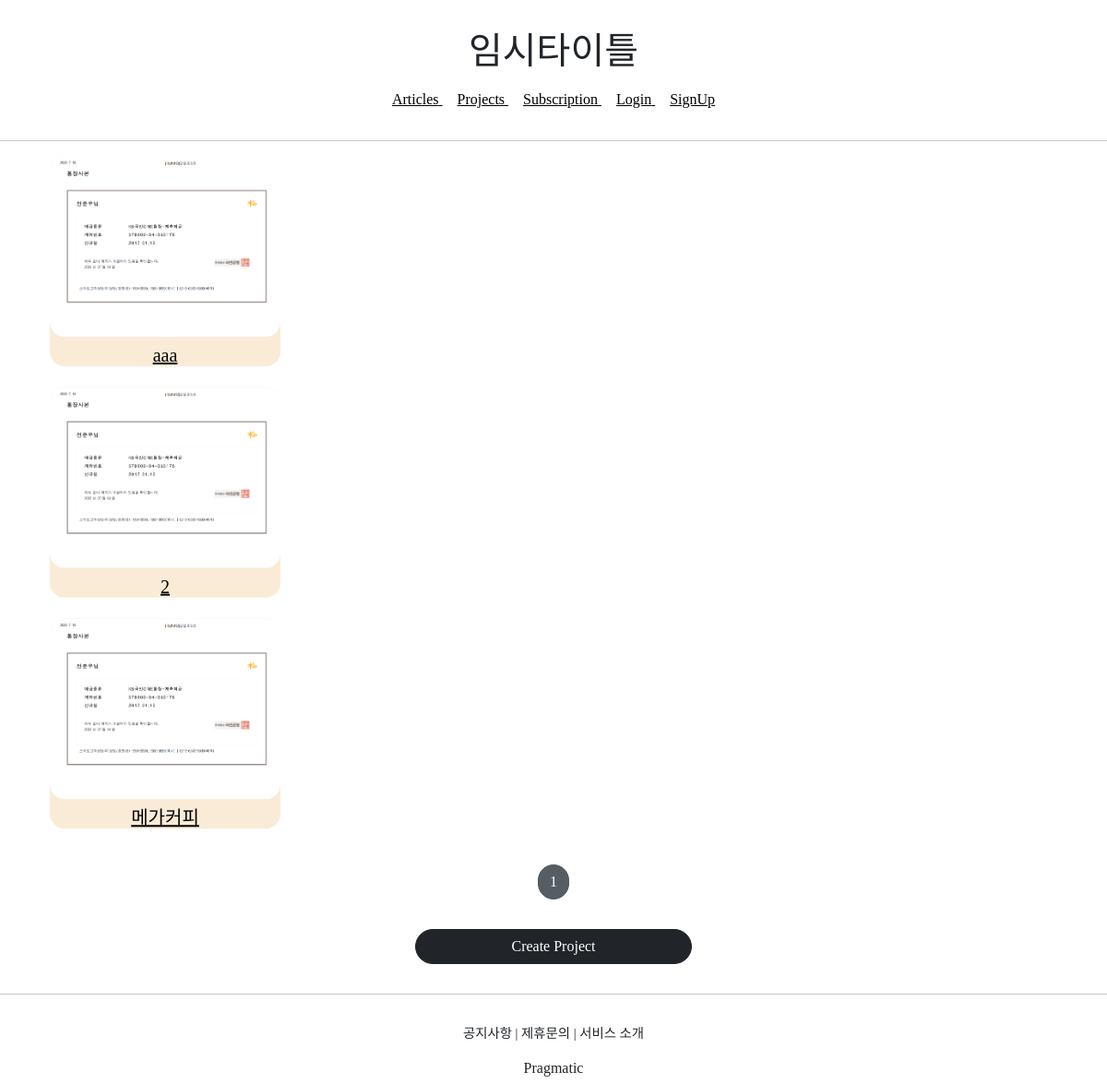
Page /projects/list/ on the earlier database version.
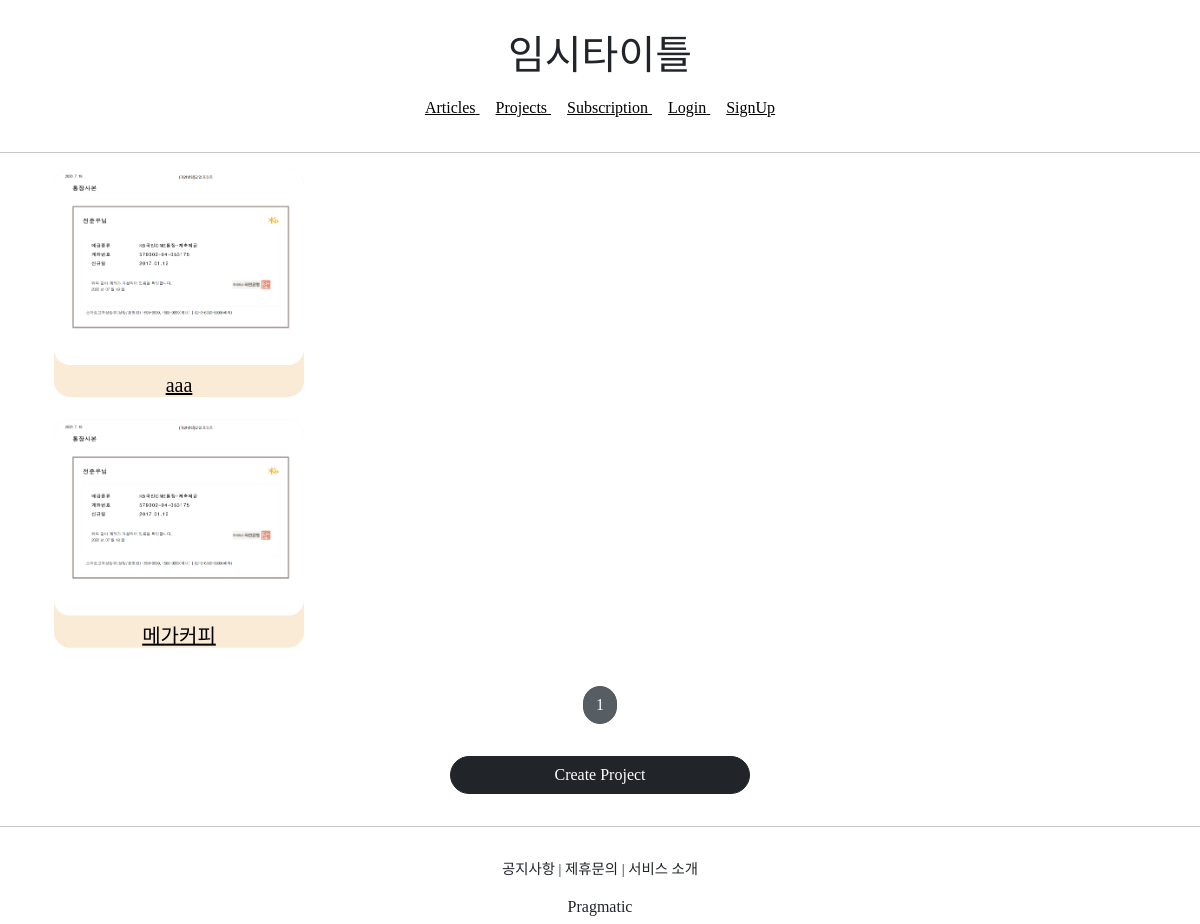
Same page on the later database version.
### projectapp/models.py (models this page shows, shortened)
class Project(models.Model):
    image = models.ImageField(upload_to='project/', null=False)
    title = models.CharField(max_length=20, null=False)
    description = models.CharField(max_length=200, null=True)
    created_at = models.DateTimeField(auto_now=True)

### projectapp/views.py (the view)
# urls.py: path('list/', ProjectListView.as_view(), name='list'),
class ProjectListView(ListView):
    model = Project
    context_object_name = 'project_list'
    template_name = 'projectapp/list.html'
    paginate_by = 25

### projectapp/templates/projectapp/list.html (shortened to what this page needs)
{% extends 'base.html' %}
{% load static %}
{% block content %}
{% if project_list %}
<div class="container">
    {% for project in project_list %}
    <a href="{% url 'projectapp:detail' pk=project.pk%}">
        {% include 'snippets/card_project.html' with project=project %}
    </a>
    {% endfor %}
  </div>
{% else %}
<div style="text-align: center;">
    <h1>No Projects YET!</h1>
</div>
{% endif%}
<div>
{% include 'snippets/pagenation.html' with page_obj=page_obj %}
</div>
  <div style="text-align: center;">
      <a href="{% url 'projectapp:create' %}" class="btn btn-dark rounded-pill col-3 mt-3 mb-3">
          Create Project
      </a>
  </div>
{% endblock %}

### templates/snippets/card_project.html
<div style="display: block; text-align: center">
    <img src="{{ project.image.url }}" alt="">
    <h5 class="mt-2" style="font-family: 'NanumSquareB';">
        {{ project.title | truncatechars:8 }}
    </h5>
</div>

Differences in the rows shown:
removed Project: image (picture), title "2"
